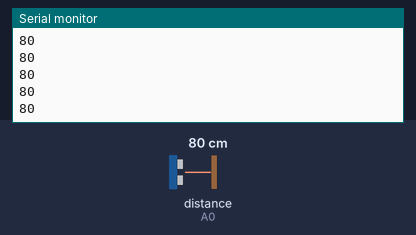
The sketch below on a simulated Arduino Uno, built with avr-gcc and run on an emulated ATmega328P. Parts: the last lines printed to the serial monitor. The inputs (shaded band) are chosen by the test bench; at power-on: distance to the obstacle (sensor on A0) 80 cm.

Above: at 1.2 s.
1.3 s: distance to the obstacle (sensor on A0) set to 2 cm
At 1.33 s:
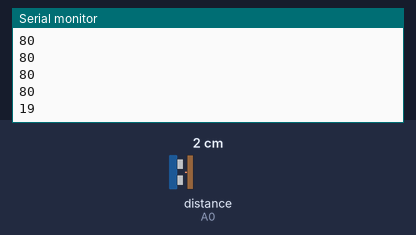
2.8 s: distance to the obstacle (sensor on A0) set to 35 cm
At 2.82 s:
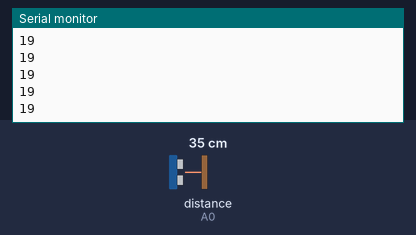
Timing chart, 0 to 5.8 s (numbered marks = the images above; inputs shaded):
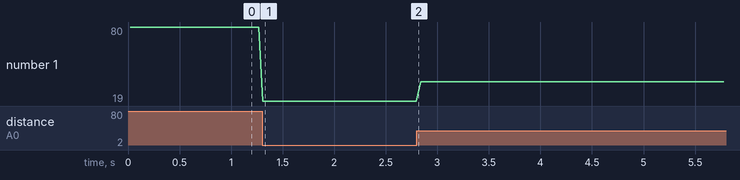

The sketch:

sharp_test.ino
```cpp
#include <SharpIR.h>

int distance;

SharpIR sharp(A0, 25, 93, 20150);

void setup() {
  // put your setup code here, to run once:
  Serial.begin(9600);
}

void loop() {
  // put your main code here, to run repeatedly:
  distance = sharp.distance();
  Serial.println(distance);
  delay(20);
}
```

Measured:
- after the input at 1.3 s, the serial monitor: prints a new line at once (image 1)
- plotted number 1: 80 → 19 after the input at 1.3 s, 19 → 35 after the input at 2.8 s
